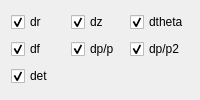
          <widget class="QWidget" name="page_4">
           <layout class="QGridLayout" name="gridLayout_7">
            <item row="1" column="0">
             <widget class="QCheckBox" name="df_checkBox">
              <property name="text">
               <string>df</string>
              </property>
              <property name="checked">
               <bool>true</bool>
              </property>
             </widget>
            </item>
            <item row="0" column="2">
             <widget class="QCheckBox" name="dtheta_checkBox">
              <property name="text">
               <string>dtheta</string>
              </property>
              <property name="checked">
               <bool>true</bool>
              </property>
             </widget>
            </item>
            <item row="0" column="1">
             <widget class="QCheckBox" name="dz_checkBox">
              <property name="text">
               <string>dz</string>
              </property>
              <property name="checked">
               <bool>true</bool>
              </property>
             </widget>
            </item>
            <item row="0" column="0">
             <widget class="QCheckBox" name="dr_checkBox">
              <property name="text">
               <string>dr</string>
              </property>
              <property name="checked">
               <bool>true</bool>
              </property>
             </widget>
            </item>
            <item row="1" column="1">
             <widget class="QCheckBox" name="dpp_checkBox">
              <property name="text">
               <string>dp/p</string>
              </property>
              <property name="checked">
               <bool>true</bool>
              </property>
             </widget>
            </item>
            <item row="2" column="0">
             <widget class="QCheckBox" name="det_checkBox">
              <property name="text">
               <string>det</string>
              </property>
              <property name="checked">
               <bool>true</bool>
              </property>
             </widget>
            </item>
            <item row="1" column="2">
             <widget class="QCheckBox" name="dpp2_checkBox">
              <property name="text">
               <string>dp/p2</string>
              </property>
              <property name="checked">
               <bool>true</bool>
              </property>
             </widget>
            </item>
           </layout>
          </widget>
